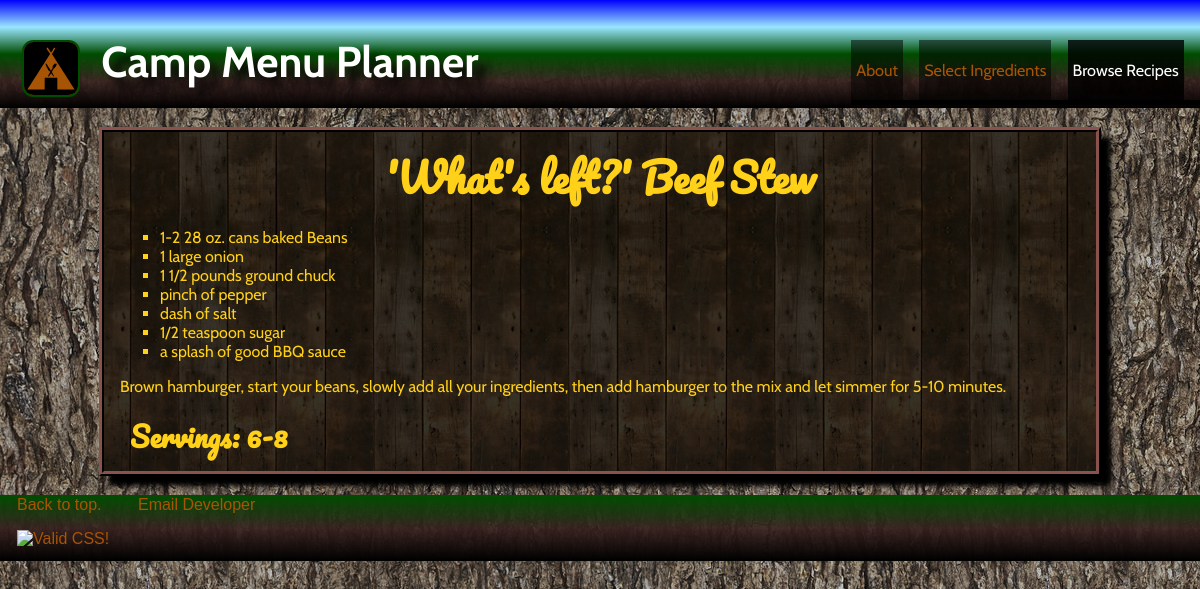
/browse.php?id=7, run on the app's committed database.
### tables this page shows
CREATE TABLE IF NOT EXISTS `recipes` (
  `id` int(11) NOT NULL AUTO_INCREMENT,
  `recipe_name` varchar(75) NOT NULL,
  `recipe_body` text NOT NULL,
  `included_ingredients` set('beef','hotdogs','beans','cheese','sugar','mustard','ketchup','onion','buns','chili','broccoli','carrot','cauliflower','cabbage','potato','bbq','bell_pepper','banana','chocolate','cocoa','butter','cream_chz','vanilla','marshmallow','cone','graham','bacon') NOT NULL,
  PRIMARY KEY (`id`),
  UNIQUE KEY `recipe_name` (`recipe_name`)
);

### inc/functions.php (the view, shortened to what this page needs)
<?php
    function recipeToHtml($recipeFromDatabase)
    {
        $recipeBody = $recipeFromDatabase['recipe_body'];
        $cleanName = htmlspecialchars($recipeFromDatabase['recipe_name']);
        $ingredientString = strstr($recipeBody, '##', true);
        $ingredientArray = explode('+', $ingredientString);
        $cleanIngredients = '';
        foreach ($ingredientArray as $ingredient) {
            $cleanIngredient = htmlspecialchars($ingredient);
            $cleanIngredients .= "<li>{$cleanIngredient}</li>";
        }
        $steps = strstr($recipeBody, '##');
        $noServe = strpos($steps, ' Servings:') - 2;
        $steps = substr($steps, 2, $noServe);
        $cleanSteps = htmlspecialchars($steps);
        $servings = strstr($recipeBody, 'Servings:');
        $cleanServings = htmlspecialchars($servings);
        $full_recipe_html = "<h3>{$cleanName}</h3><ul>{$cleanIngredients}</ul><p>{$cleanSteps}</p><h4>{$cleanServings}</h4>";
        return $full_recipe_html;
    }
 ?>

### css/style.css (style rules this page uses)
body { background-image: url("../img/tree.jpg"); background-attachment: fixed; -webkit-box-sizing: border-box; -moz-box-sizing: border-box; box-sizing: border-box; }
.recipes h3 { font-family: 'Pacifico', cursive; font-size: 2.5em; text-align: center; margin: 10px; }
.recipes li { list-style: square; }
.recipes h4 { font-family: 'Pacifico', cursive; font-size: 1.75em; margin: 10px; }

### data on the page
recipes: recipe_name "'What's left?' Beef Stew", recipe_body "1-2 28 oz. cans baked Beans", recipe_body "1 large onion", recipe_body "1 1/2 pounds ground chuck", recipe_body "pinch of pepper", recipe_body "dash of salt", recipe_body "1/2 teaspoon sugar", recipe_body "a splash of good BBQ sauce", recipe_body "Brown hamburger, start your beans, slowly add all your ingredients, then add hamburger to the mix and let simmer for 5-10 minutes.", recipe_body "Servings: 6-8"
